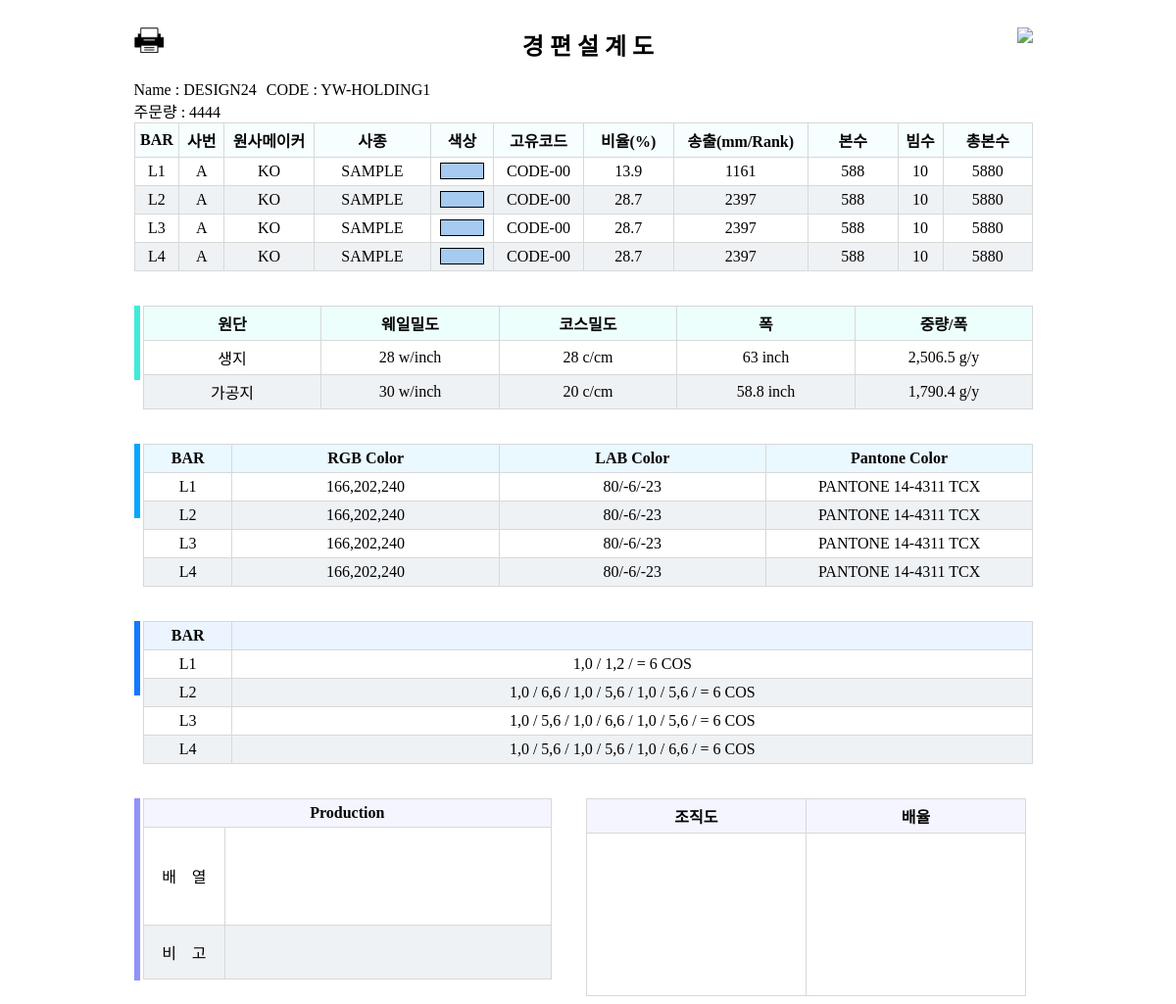
The page /production/detail/2 (signed in) on the database its author committed.
### design_data/models.py (models this page shows, shortened)
class FSTY_CAD_Design_Data(models.Model):
    CAD_Design_Data_id = models.AutoField(primary_key=True)
    CAD_Design_Data_name = models.CharField(max_length=100, null=True)
    CAD_Design_Data_code = models.CharField(max_length=100, null=True)
    CAD_Design_Data_xml = models.FileField(upload_to=upload_product_file, null=True)
    CAD_Design_Data_pattern_image = models.ImageField(upload_to=upload_product_file, null=True)
    CAD_Design_Data_simulation_image = models.ImageField(upload_to=upload_product_file, null=True)
    CAD_Design_Data_create_date = models.DateTimeField(auto_now_add=True, blank=True)
    CAD_Design_Data_trc_file = models.FileField(upload_to=upload_product_file, null=True)
    CAD_Design_Data_magnification = models.CharField(max_length=10, null=True, blank=True)
    class Meta:
        db_table = 'FSTY_CAD_Design_Data'

class FSTY_CAD_Layer(models.Model):
    CAD_Layer_id = models.AutoField(primary_key=True)
    CAD_Layer_name = models.CharField(max_length=100, null=True)
    CAD_Layer_ratio = models.CharField(max_length=100, null=True)
    CAD_Layer_mm_rack = models.CharField(max_length=100, null=True)
    CAD_Layer_use = models.CharField(max_length=100, null=True)
    CAD_Layer_beam = models.CharField(max_length=100, null=True)
    CAD_Layer_total = models.CharField(max_length=100, null=True)
    CAD_Layer_iodata = models.CharField(max_length=2000, null=True)
    CAD_Layer_design_data = models.ForeignKey(FSTY_CAD_Design_Data, on_delete=models.CASCADE, null=True)
    class Meta:
        db_table = 'FSTY_CAD_Layer'

class FSTY_CAD_Yarn(models.Model):
    CAD_Yarn_id = models.AutoField(primary_key=True)
    CAD_Yarn_idx = models.CharField(max_length=100, null=True)
    CAD_Yarn_maker = models.CharField(max_length=100, null=True)
    CAD_Yarn_spec = models.CharField(max_length=100, null=True)
    CAD_Yarn_code = models.CharField(max_length=100, null=True)
    CAD_Yarn_rgb_color = models.CharField(max_length=100, null=True)
    CAD_Yarn_lab_color = models.CharField(max_length=100, null=True)
    CAD_Yarn_pantone_color = models.CharField(max_length=100, null=True)
    CAD_Yarn_layer = models.OneToOneField(FSTY_CAD_Layer, on_delete=models.CASCADE, null=True)
    class Meta:
        db_table = 'FSTY_CAD_Yarn'

class FSTY_CAD_Fabric(models.Model):
    CAD_Fabric_id = models.AutoField(primary_key=True)
    fabric_type = (
        ('R', u'row'),
        ('S', u'simulated')
    )
    CAD_Fabric_type = models.CharField(max_length=1, choices=fabric_type, null=True)
    CAD_Fabric_wpi = models.CharField(max_length=100, null=True)
    CAD_Fabric_cpi = models.CharField(max_length=100, null=True)
    CAD_Fabric_width = models.CharField(max_length=100, null=True)
    CAD_Fabric_weight_per_width = models.CharField(max_length=100, null=True)
    CAD_Fabric_production = models.ForeignKey(FSTY_CAD_Production, on_delete=models.CASCADE, null=True)
    class Meta:
        db_table = 'FSTY_CAD_Fabric'

class FSTY_CAD_Chain_Link(models.Model):
    CAD_Chain_Link_id = models.AutoField(primary_key=True)
    CAD_Chain_Link_course = models.CharField(max_length=2000)
    CAD_Chain_Link_layer = models.OneToOneField(FSTY_CAD_Layer, on_delete=models.CASCADE, null=True)
    class Meta:
        db_table = 'FSTY_CAD_Chain_Link'

### production/views.py (the view)
# urls.py: url(r'^design/(?P<designId>\d+)', views.showDesignProduction),
@csrf_exempt
@login_required(login_url='/')
def showDesignProduction(request, productionId):
    orderObj = Order_DesignData.objects.get(pk=productionId)
    designObj = orderObj.design_data_id
    return render(request, 'worksheet/knit.html', {'object': designObj, 'qrCode':orderObj.qr_code, 'orderQty':orderObj.design_qty})

### templates/worksheet/knit.html (shortened to what this page needs)
<!DOCTYPE html>
{% load staticfiles %}
<html lang="en">
<head>
        <link rel="stylesheet" href="{% static 'css/design.css' %}">
</head>
    <body>
        <div id="designData">
                    <div id="orderWrap">
                        <div id="designOrderWrap">
                            <h2 style="text-align:center;">경 편 설 계 도</h2>
                            <span id="qrCode"><img src="/media/{{ qrCode }}" width="90"></span>
                            <span id="printIcon" onclick="window.print()"><img src="{% static 'image/print2.png' %}" width="30px"></span>
                        </div>
                            <div id="topDesignInfo">
                                <div>Name : {{ object.CAD_Design_Data_name }}</div>
                                <div>CODE : {{ object.CAD_Design_Data_code }}</div>
                            </div>
                            <div id="topOrderInfo">
                                <div>주문량 : {{ orderQty }}</div>
                            </div>
                            <div id="yarnDiv">
                                <table id="yarnTable">
                                <colgroup>
                                    <col width="5%">
                                    <col width="5%">
                                    <col width="10%">
                                    <col width="13%">
                                    <col width="7%">
                                    <col width="10%">
                                    <col width="10%">
                                    <col width="15%">
                                    <col width="10%">
                                    <col width="5%">
                                    <col width="10%">
                                </colgroup>
                                <thead>
                                    <tr>
                                        <th>BAR</th>
                                        <th>사번</th>
                                        <th>원사메이커</th>
                                        <th>사종</th>
                                        <th>색상</th>
                                        <th>고유코드</th>
                                        <th>비율(%)</th>
                                        <th>송출(mm/Rank)</th>
                                        <th>본수</th>
                                        <th>빔수</th>
                                        <th>총본수</th>
                                    </tr>
                                </thead>
                                <tbody>
                                    {% for layer in object.fsty_cad_layer_set.all %}
                                    <tr>
                                        <td>{{ layer.CAD_Layer_name }}</td>
                                        <td>{{ layer.fsty_cad_yarn.CAD_Yarn_idx }}</td>
                                        <td>{{ layer.fsty_cad_yarn.CAD_Yarn_maker }}</td>
                                        <td>{{ layer.fsty_cad_yarn.CAD_Yarn_spec }}</td>
                                        <td><div class="cadyarn_color" style="background-color:rgb({{ layer.fsty_cad_yarn.CAD_Yarn_rgb_color }}); width:80%; height:15px; border: 1px solid black;"></div></td>
                                        <td>{{ layer.fsty_cad_yarn.CAD_Yarn_code }}</td>
                                        <td>{{ layer.CAD_Layer_ratio }}</td>
                                        <td>{{ layer.CAD_Layer_mm_rack }}</td>
                                        <td>{{ layer.CAD_Layer_use }}</td>
                                        <td>{{ layer.CAD_Layer_beam }}</td>
                                        <td>{{ layer.CAD_Layer_total }}</td>
                                    </tr>
                                    {% endfor %}
                                </tbody>
                            </table>
                            </div>
                            <div id="fabricDiv">
                                <div></div>
                                <table id="fabricTable">
                                <colgroup>
                                    <col width="20%">
                                    <col width="20%">
                                    <col width="20%">
                                    <col width="20%">
                                    <col width="20%">
                                </colgroup>
                                <thead>
                                    <tr>
                                        <th>원단</th>
                                        <th>웨일밀도</th>
                                        <th>코스밀도</th>
                                        <th>폭</th>
                                        <th>중량/폭</th>
                                    </tr>
                                </thead>
                                <tbody>
                                    {% for fabric in object.fsty_cad_production.fsty_cad_fabric_set.all %}
                                    <tr>
                                        <td>{% if fabric.CAD_Fabric_type == 'R' %}생지{% else %}가공지{% endif %}</td>
                                        <td>{{ fabric.CAD_Fabric_wpi }} w/inch</td>
                                        <td>{{ fabric.CAD_Fabric_cpi }} c/cm</td>
                                        <td>{{ fabric.CAD_Fabric_width }} inch</td>
                                        <td>{{ fabric.CAD_Fabric_weight_per_width }} g/y</td>
                                    </tr>
                                    {% endfor %}
                                </tbody>
                            </table>
                            </div>
                            <div id="colorDiv">
                                <div></div>
                                <table id="colorTable">
                                <colgroup>
                                    <col width="10%">
                                    <col width="30%">
                                    <col width="30%">
                                    <col width="30%">
                                </colgroup>
                                <thead>
                                    <tr>
                                        <th>BAR</th>
                                        <th>RGB Color</th>
                                        <th>LAB Color</th>
                                        <th>Pantone Color</th>
                                    </tr>
                                </thead>
                                <tbody>
                                    {% for layer in object.fsty_cad_layer_set.all %}
                                    <tr>
                                        <td>{{ layer.CAD_Layer_name }}</td>
                                        <td>{{ layer.fsty_cad_yarn.CAD_Yarn_rgb_color }}</td>
                                        <td>{{ layer.fsty_cad_yarn.CAD_Yarn_lab_color }}</td>
                                        <td>{{ layer.fsty_cad_yarn.CAD_Yarn_pantone_color }}</td>
                                    </tr>
                                    {% endfor %}
                                </tbody>
                            </table>
                            </div>
                            <div id="layerDiv">
                                <div></div>
                                <table id="layerTable">
                                <colgroup>
                                    <col width="10%">
                                    <col width="90%">
                                </colgroup>
                                <thead>
                                    <tr>
                                        <th>BAR</th>
                                        <th></th>
                                    </tr>
                                </thead>
                                <tbody>
                                    {% for layer in object.fsty_cad_layer_set.all %}
                                    <tr>
                                        <td>{{ layer.CAD_Layer_name }}</td>
                                        <td>{{ layer.fsty_cad_chain_link.CAD_Chain_Link_course }}</td>
                                    </tr>
                                    {% endfor %}
                                </tbody>
                            </table>
                            </div>
                            <div id="productionDiv">
                                <div></div>
                                <table id="productionTable">
                                    <colgroup>
                                        <col width="20%">
                                        <col width="80%">
                                    </colgroup>
                                    <thead>
                                        <tr>
                                            <th colspan="2">Production</th>
                                        </tr>
                                    </thead>
                                    <tbody>
                                        <tr>
                                            <td>배&nbsp&nbsp&nbsp&nbsp열</td>
                                            <td></td>
                                        </tr>
                                        <tr>
                                            <td>비&nbsp&nbsp&nbsp&nbsp고</td>
                                            <td></td>
                                        </tr>
                                    </tbody>
                                </table>
                                <table id="imgTable">
                                    <colgroup>
                                        <col width="50%">
                                        <col width="50%">
                                    </colgroup>
                                    <thead>
                                        <tr>
                                            <th>조직도</th>
                                            <th>배율</th>
                                        </tr>
                                    </thead>
                                    <tbody>
                                        <tr>
                                            <td><div style="background-image: url('/media/{{ object.CAD_Design_Data_pattern_image }}')"></div></td>
                                            <td><div style="background-image: url('/media/{{ object.CAD_Design_Data_simulation_image }}')"></div></td>
                                        </tr>
                                    </tbody>
                                </table>
                            </div>
                        </div>
                    </div>
    </body>

### rows shown on the page
FSTY_CAD_Design_Data: CAD_Design_Data_name "DESIGN24", CAD_Design_Data_code "YW-HOLDING1"
FSTY_CAD_Layer: CAD_Layer_name "L1", fsty_cad_yarn.CAD_Yarn_idx "A", fsty_cad_yarn.CAD_Yarn_maker "KO", fsty_cad_yarn.CAD_Yarn_spec "SAMPLE", fsty_cad_yarn.CAD_Yarn_code "CODE-00", CAD_Layer_ratio "13.9", CAD_Layer_mm_rack "1161", CAD_Layer_use "588", CAD_Layer_beam "10", CAD_Layer_total "5880", fsty_cad_yarn.CAD_Yarn_rgb_color "166,202,240", fsty_cad_yarn.CAD_Yarn_lab_color "80/-6/-23", fsty_cad_yarn.CAD_Yarn_pantone_color "PANTONE 14-4311 TCX", fsty_cad_chain_link.CAD_Chain_Link_course "1,0 / 1,2 / = 6 COS"
FSTY_CAD_Layer: CAD_Layer_name "L2", fsty_cad_yarn.CAD_Yarn_idx "A", fsty_cad_yarn.CAD_Yarn_maker "KO", fsty_cad_yarn.CAD_Yarn_spec "SAMPLE", fsty_cad_yarn.CAD_Yarn_code "CODE-00", CAD_Layer_ratio "28.7", CAD_Layer_mm_rack "2397", CAD_Layer_use "588", CAD_Layer_beam "10", CAD_Layer_total "5880", fsty_cad_yarn.CAD_Yarn_rgb_color "166,202,240", fsty_cad_yarn.CAD_Yarn_lab_color "80/-6/-23", fsty_cad_yarn.CAD_Yarn_pantone_color "PANTONE 14-4311 TCX", fsty_cad_chain_link.CAD_Chain_Link_course "1,0 / 6,6 / 1,0 / 5,6 / 1,0 / 5,6 / = 6 COS"
FSTY_CAD_Layer: CAD_Layer_name "L3", fsty_cad_yarn.CAD_Yarn_idx "A", fsty_cad_yarn.CAD_Yarn_maker "KO", fsty_cad_yarn.CAD_Yarn_spec "SAMPLE", fsty_cad_yarn.CAD_Yarn_code "CODE-00", CAD_Layer_ratio "28.7", CAD_Layer_mm_rack "2397", CAD_Layer_use "588", CAD_Layer_beam "10", CAD_Layer_total "5880", fsty_cad_yarn.CAD_Yarn_rgb_color "166,202,240", fsty_cad_yarn.CAD_Yarn_lab_color "80/-6/-23", fsty_cad_yarn.CAD_Yarn_pantone_color "PANTONE 14-4311 TCX", fsty_cad_chain_link.CAD_Chain_Link_course "1,0 / 5,6 / 1,0 / 6,6 / 1,0 / 5,6 / = 6 COS"
FSTY_CAD_Layer: CAD_Layer_name "L4", fsty_cad_yarn.CAD_Yarn_idx "A", fsty_cad_yarn.CAD_Yarn_maker "KO", fsty_cad_yarn.CAD_Yarn_spec "SAMPLE", fsty_cad_yarn.CAD_Yarn_code "CODE-00", CAD_Layer_ratio "28.7", CAD_Layer_mm_rack "2397", CAD_Layer_use "588", CAD_Layer_beam "10", CAD_Layer_total "5880", fsty_cad_yarn.CAD_Yarn_rgb_color "166,202,240", fsty_cad_yarn.CAD_Yarn_lab_color "80/-6/-23", fsty_cad_yarn.CAD_Yarn_pantone_color "PANTONE 14-4311 TCX", fsty_cad_chain_link.CAD_Chain_Link_course "1,0 / 5,6 / 1,0 / 5,6 / 1,0 / 6,6 / = 6 COS"
FSTY_CAD_Fabric: CAD_Fabric_type "생지", CAD_Fabric_wpi "28", CAD_Fabric_cpi "28", CAD_Fabric_width "63", CAD_Fabric_weight_per_width "2,506.5"
FSTY_CAD_Fabric: CAD_Fabric_type "가공지", CAD_Fabric_wpi "30", CAD_Fabric_cpi "20", CAD_Fabric_width "58.8", CAD_Fabric_weight_per_width "1,790.4"

### other values the page prints
{{ orderQty }} "4444"
